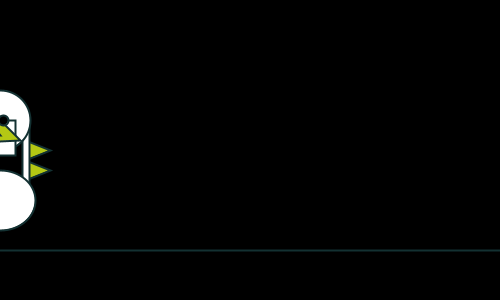
Frame 1 (no input)
Frame 60 (the mouse pressed at the canvas centre just before this capture): identical to frame 1, image omitted
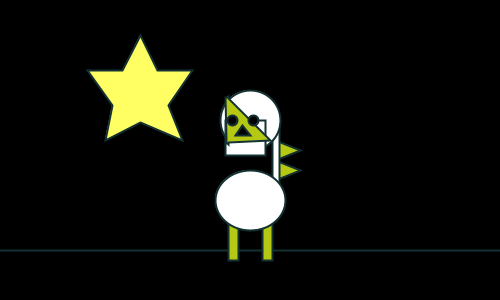
Frame 120 (the mouse held since frame 60 and released just before this capture)

The Processing sketch that drew these frames (run headless with seeded random() and noise(); from frame 60 on, the mouse is pressed at the canvas centre):

// Processing sketch: processing_25397
// ── processing_25397.pde

void setup() {
       size(500, 300);
       stroke(255);
       background(0);
     }
     
void draw() {
  background(0);
  fill(255);
  smooth();
  
  int x=mouseX;
  int y=120;
  int h= mouseY/20;
  int i=10;
  
  //star
  fill(255,255,100) ;
  beginShape();
vertex(h*20,h*5);
vertex(h*22.5,h*10);

vertex(h*27.5,h*10);
vertex(h*24,h*15);

vertex(h*26,h*20);
vertex(h*20,h*17.5);

vertex(h*15,h*20);
vertex(h*16,h*15);

vertex(h*12.5,h*10);
vertex(h*17.5,h*10);
endShape(CLOSE);
  

  
  
  
  strokeWeight(2);
  stroke(19,49,50);
  line(0,250,500,250);
  
 
  
 
/* rect(2*i,2*i,2*i,2*i);
  //rectMode(CENTER);
  noStroke();
  */
  
  

  fill(180,200,20);
  rect(x-22,y+90,10,0.2*mouseX); //legs
  rect(x+12,y+90,10,0.2*mouseX); //legs normally (x+12,y+90,10,40)
  
   //neck
  fill(180,200,20);
  beginShape();
  vertex(x+25,y+20);
  vertex(x+50,y+30);
  vertex(x+25,y+40);
  vertex(x+50,y+50);
  vertex(x+25,y+60);
 /* vertex(x+50,y+70);
  vertex(x+30,y+80);
  vertex(x+50,y+90);
  vertex(x+30,y+100);*/
  endShape();
  
  
  fill(255);
  
  rect(x+22,y,7,80); //neck
  ellipse(x,y,60,60); //head
  rect(x-25,y,40,35); //head
  ellipse(x,y+80,70,60); //body
  

  //legs
 // rect(50,50,10,50);
  
 /* beginShape();
  vertex(50,20);
  vertex(60,0);
  vertex(60,60);
  vertex(40,60);
  vertex(40,50);
  vertex(50,50);
  endShape(CLOSE);*/
  
  fill(180,200,20);
  beginShape();
  vertex(x+20,y+20);
  vertex(x-22,y+22);
  vertex(x-22,y+24);
  vertex(x-23,y+23);
  vertex(x-25,y+23);
  vertex(x-24,y+20);
  vertex(x-25,y-23);
  vertex(x-23,y-23);
  vertex(x-22,y-24);
  vertex(x-22,y-22);
  endShape(CLOSE);
  
 
  
  fill(0);
  ellipse(x-18,y,10,10); //eye
  ellipse(x+3,y,10,10); //eye
  triangle(x-8,y+5,x,y+15,x-15,y+15); //nose
  
  println(frameCount);
  
  
} //void draw end (dont delete)
